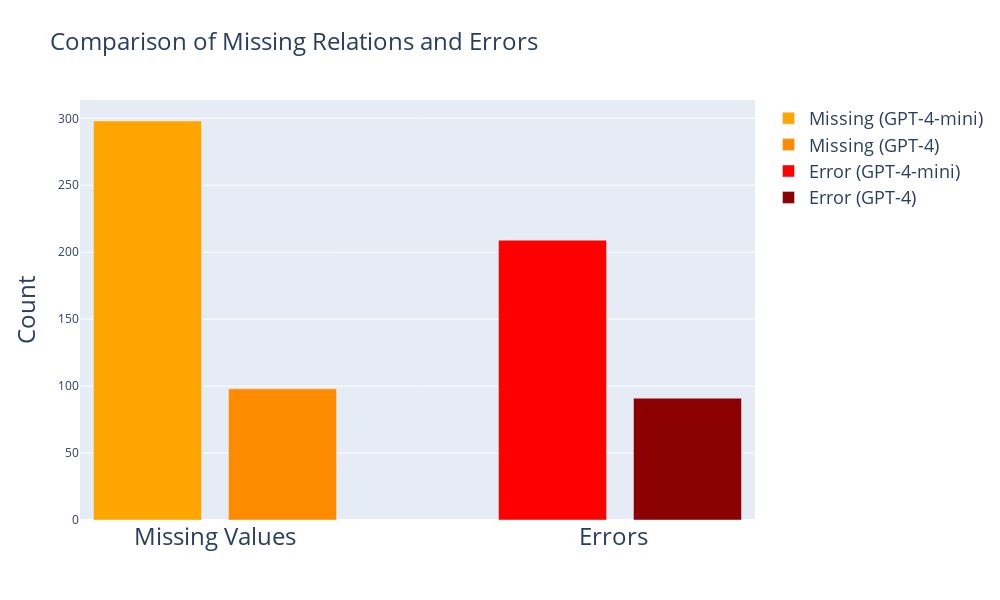

The notebook cell this image was saved under:
### Code cell
import plotly.graph_objects as go

fig = go.Figure()

# Missing Values: GPT-4-mini (orange)
fig.add_trace(
    go.Bar(
        name='Missing (GPT-4-mini)',
        x=[0],
        y=[298],
        marker_color='orange'
    )
)

# Missing Values: GPT-4 (dark orange)
fig.add_trace(
    go.Bar(
        name='Missing (GPT-4)',
        x=[0.2],
        y=[98],
        marker_color='darkorange'
    )
)

# Error: GPT-4-mini (red)
fig.add_trace(
    go.Bar(
        name='Error (GPT-4-mini)',
        x=[0.6],
        y=[209],
        marker_color='red'
    )
)

# Error: GPT-4 (dark red)
fig.add_trace(
    go.Bar(
        name='Error (GPT-4)',
        x=[0.8],
        y=[91],
        marker_color='darkred', 
        
    )
)

# We define how the x-axis should look.
# tickvals -> the numeric positions of the ticks
# ticktext -> the labels displayed at those positions
fig.update_layout(
    legend=dict(font=dict(size=18)),  # Increase as needed
    width=1000,
    height=600,
    barmode='group',
    bargap=0.2,        # ↓ reduce spacing between "Missing Values" and "Error"
    bargroupgap=0.0,    # spacing between GPT-4-mini & GPT-4 within each category
    xaxis=dict(
        tickvals=[0.1, 0.69],        # midpoints of the two pairs
        ticktext=['Missing Values', 'Errors'],
        tickfont=dict(size=24)
        ),
    # xaxis_title='Type',
    yaxis_title={'text':'Count', 'font':dict(size=24)},
    title={'text':'Comparison of Missing Relations and Errors', 'font':dict(size=24)}

)

fig.show()

### Figure 1 — Plotly figure (JSON) as saved in the notebook; plotly's stock layout.template omitted (floating-point values rounded to 4 significant figures)
{"data": [{"marker": {"color": "orange"}, "name": "Missing (GPT-4-mini)", "type": "bar", "x": [0], "y": [298]}, {"marker": {"color": "darkorange"}, "name": "Missing (GPT-4)", "type": "bar", "x": [0.2], "y": [98]}, {"marker": {"color": "red"}, "name": "Error (GPT-4-mini)", "type": "bar", "x": [0.6], "y": [209]}, {"marker": {"color": "darkred"}, "name": "Error (GPT-4)", "type": "bar", "x": [0.8], "y": [91]}], "layout": {"bargap": 0.2, "bargroupgap": 0, "barmode": "group", "height": 600, "legend": {"font": {"size": 18}}, "title": {"font": {"size": 24}, "text": "Comparison of Missing Relations and Errors"}, "width": 1000, "xaxis": {"tickfont": {"size": 24}, "ticktext": ["Missing Values", "Errors"], "tickvals": [0.1, 0.69]}, "yaxis": {"title": {"font": {"size": 24}, "text": "Count"}}}}
